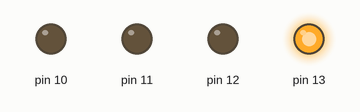
This sketch was run on a simulated Arduino Uno, built with avr-gcc and run on an emulated ATmega328P. Parts: output pins drawn as LEDs (lit = HIGH).

Above: at 0.2 s.
At 1.2 s:
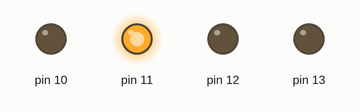
At 2.7 s:
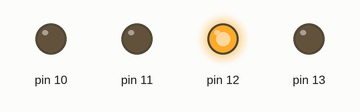
At 3.7 s:
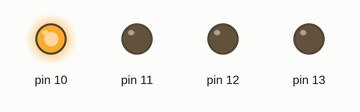
Timing chart, 0 to 4.6 s (numbered marks = the images above):
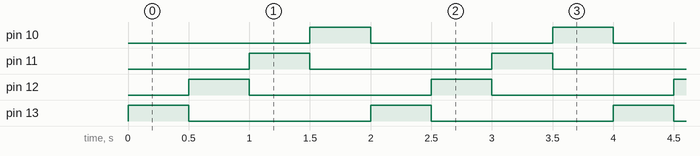

Measured:
- by itself, pin 10–13: alternates HIGH for 0.50 s and LOW for 1.5 s
- by itself, everything shown: repeats every 2.0 s, in 5 steps

The sketch:

varios_leds.ino
```cpp
void setup() {
  // put your setup code here, to run once:
  pinMode(10, OUTPUT);
  pinMode(11, OUTPUT);
  pinMode(12, OUTPUT);
  pinMode(13, OUTPUT);

}

void loop() {
  // put your main code here, to run repeatedly:
  digitalWrite(13,HIGH);
  delay(500);
  digitalWrite(13,LOW);
  digitalWrite(12,HIGH);
  delay(500);
  digitalWrite(12,LOW);
  digitalWrite(11,HIGH);
  delay(500);
  digitalWrite(11,LOW);
  digitalWrite(10,HIGH);
  delay(500);
  digitalWrite(10,LOW);
}
```
